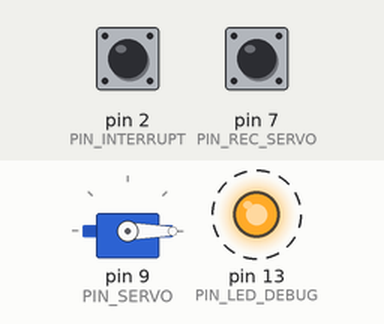
Simulated run of this sketch. Board: Arduino Uno, built with avr-gcc and run on an emulated ATmega328P. Parts: servo, output pins drawn as LEDs (lit = HIGH). Dashed ring = blinking. Inputs (shaded band) come from the test bench; at power-on: pin 7 (PIN_REC_SERVO) HIGH, pin 2 (PIN_INTERRUPT) LOW.

Above: at 1.7 s.
1.8 s: pin 7 (PIN_REC_SERVO) pulled LOW for 1 s
At 2.4 s:
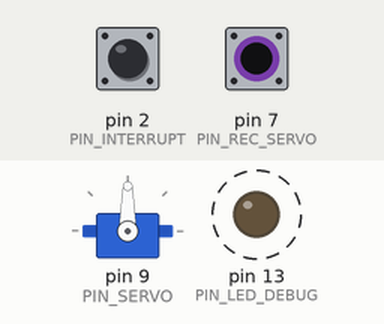
4.8 s: pin 7 (PIN_REC_SERVO) pulled LOW for 3.2 s
At 9.7 s:
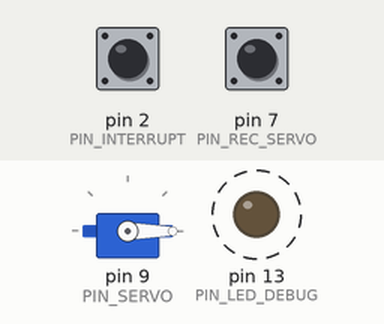
Timing chart, 0 to 15.5 s (numbered marks = the images above; inputs shaded):
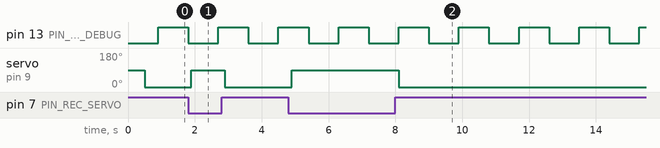

Measured:
- after the input at 1.8 s, servo on pin 9 (PIN_SERVO): 0° → 90° after 0.10 s, → 0° 1.0 s later
- after the input at 4.8 s, servo on pin 9 (PIN_SERVO): 0° → 90° after 0.10 s, → 0° 3.2 s later
- by itself, pin 13 (PIN_LED_DEBUG): alternates HIGH for 0.90 s and LOW for 0.90 s

The sketch:

ArdSecondary.ino
```cpp
// == Modules == //
#include "_config.h"
#include "System.h"


void setup() {
	SystemInit();
}

void loop() {
	System.run();
}
```

Thread.h
```cpp
/*
 	Thread.h - An runnable object

	Thread is responsable for holding the "action" for something,
	also, it responds if it "should" or "should not" run, based on
	the current time;

	For instructions, go to https://github.com/ivanseidel/ArduinoThread

	Created by Ivan Seidel Gomes, March, 2013.
	Released into the public domain.
*/

#ifndef Thread_h
#define Thread_h

#if defined(ARDUINO) && ARDUINO >= 100
	#include <Arduino.h>
#else
	#include <WProgram.h>
#endif

#include <inttypes.h>

/*
	Uncomment this line to enable ThreadName Strings.

	It might be usefull if you are loging thread with Serial,
	or displaying a list of threads...
*/
// #define USE_THREAD_NAMES	1

class Thread{
protected:
	// Desired interval between runs
	unsigned long interval;

	// Last runned time in Ms
	unsigned long last_run;

	// Scheduled run in Ms (MUST BE CACHED)
	unsigned long _cached_next_run;

	/*
		IMPORTANT! Run after all calls to run()
		Updates last_run and cache next run.
		NOTE: This MUST be called if extending
		this class and implementing run() method
	*/
	void runned(unsigned long time);

	// Default is to mark it runned "now"
	void runned() { runned(millis()); }

	// Callback for run() if not implemented
	void (*_onRun)(void);

public:

	// If the current Thread is enabled or not
	bool enabled;

	// ID of the Thread (initialized from memory adr.)
	int ThreadID;

	#ifdef USE_THREAD_NAMES
		// Thread Name (used for better UI).
		String ThreadName;
	#endif

	Thread(void (*callback)(void) = NULL, unsigned long _interval = 0);

	// Set the desired interval for calls, and update _cached_next_run
	virtual void setInterval(unsigned long _interval);

	// Return if the Thread should be runned or not
	virtual bool shouldRun(unsigned long time);

	// Default is to check whether it should run "now"
	bool shouldRun() { return shouldRun(millis()); }

	// Callback set
	void onRun(void (*callback)(void));

	// Runs Thread
	virtual void run();
};

#endif
```

ThreadController.h
```cpp
/*
 	ThreadController.h - Controlls a list of Threads with different timings

	Basicaly, what it does is to keep track of current Threads and run when
	necessary.

	ThreadController is an extended class of Thread, because of that,
	it allows you to add a ThreadController inside another ThreadController...

	For instructions, go to https://github.com/ivanseidel/ArduinoThread

	Created by Ivan Seidel Gomes, March, 2013.
	Released into the public domain.
*/

#ifndef ThreadController_h
#define ThreadController_h

#include "Thread.h"
#include "inttypes.h"

#define MAX_THREADS		15

class ThreadController: public Thread{
protected:
	Thread* thread[MAX_THREADS];
	int cached_size;
public:
	ThreadController(unsigned long _interval = 0);

	// run() Method is overrided
	void run();

	// Adds a thread in the first available slot (remove first)
	// Returns if the Thread could be added or not
	bool add(Thread* _thread);

	// remove the thread (given the Thread* or ThreadID)
	void remove(int _id);
	void remove(Thread* _thread);

	// Removes all threads
	void clear();

	// Return the quantity of Threads
	int size(bool cached = true);

	// Return the I Thread on the array
	// Returns NULL if none found
	Thread* get(int index);
};

#endif
```

IMU.cpp
```cpp
#include <Wire.h>
#include "ArduinoThread/Thread.h"
#include <MPU6050_6Axis_MotionApps20.h>

#include "_config.h"
#include "System.h"

#include "IMU.h"

volatile bool IMU::mpuInterrupt = false;
void IMU::dmpDataReady(){
  mpuInterrupt = true;
}

IMU::IMU(): Thread(){
}

bool IMU::initialize(){

  Wire.begin();
  Wire.setClock(400000); // 400kHz I2C clock. Comment this line if having compilation difficulties

  LOG(F("Initializing I2C devices...\n"));
  mpu.initialize();
  pinMode(PIN_INTERRUPT, INPUT);

  // verify connection
  LOG(F("Testing device connections...\n"));
  if(!mpu.testConnection())
    return false;

  // load and configure the DMP
  LOG(F("Initializing DMP...\n"));
  devStatus = mpu.dmpInitialize();

  // supply your own gyro offsets here, scaled for min sensitivity
  mpu.setXGyroOffset(220);
  mpu.setYGyroOffset(76);
  mpu.setZGyroOffset(-85);
  mpu.setZAccelOffset(1788); // 1688 factory default for my test chip

  mpu.setDLPFMode(3); // set Low Pass Filter

  // make sure it worked (returns 0 if so)
  if (devStatus == 0) {
      // turn on the DMP, now that it's ready
      LOG(F("Enabling DMP...\n"));
      mpu.setDMPEnabled(true);

      // enable Arduino interrupt detection
      LOG(F("Enabling interrupt detection (Arduino external interrupt 0)...\n"));
      attachInterrupt(digitalPinToInterrupt(PIN_INTERRUPT), dmpDataReady, RISING);
      mpuIntStatus = mpu.getIntStatus();

      // set our DMP Ready flag so the main loop() function knows it's okay to use it
      LOG(F("DMP ready! Waiting for first interrupt...\n"));
      dmpReady = true;

      // get expected DMP packet size for later comparison
      packetSize = mpu.dmpGetFIFOPacketSize();
  } else {
      // ERROR!
      // 1 = initial memory load failed
      // 2 = DMP configuration updates failed
      // (if it's going to break, usually the code will be 1)
      LOG(F("DMP Initialization failed (code "));
      LOG(devStatus);
      LOG(F(")\n"));
  }


  return dmpReady;
}

bool IMU::shouldRun(unsigned long time){

  if(!Thread::shouldRun(time))
    return false;

  // wait for MPU interrupt or extra packet(s) available
  if(!mpuInterrupt && fifoCount < packetSize)
    return false;

  // reset interrupt flag and get INT_STATUS byte
  mpuInterrupt = false;
  mpuIntStatus = mpu.getIntStatus();

  // get current FIFO count
  fifoCount = mpu.getFIFOCount();

  return true;
}

void IMU::run(){

  // check for overflow (this should never happen unless our code is too inefficient)
  if ((mpuIntStatus & 0x10) || fifoCount == 1024) {
      // reset so we can continue cleanly
      mpu.resetFIFO();
      LOG(F("FIFO overflow!\n"));

      // blink LED to indicate activity
      thread_mpuRunning.setInterval(200);

  // otherwise, check for DMP data ready interrupt (this should happen frequently)
  }else if (mpuIntStatus & 0x02) {
    // wait for correct available data length, should be a VERY short wait
    while (fifoCount < packetSize) fifoCount = mpu.getFIFOCount();

    // read a packet from FIFO
    mpu.getFIFOBytes(fifoBuffer, packetSize);

    // track FIFO count here in case there is > 1 packet available
    // (this lets us immediately read more without waiting for an interrupt)
    fifoCount -= packetSize;

    // display Euler angles in degrees
    mpu.dmpGetQuaternion(&q, fifoBuffer);
    mpu.dmpGetGravity(&gravity, &q);
    mpu.dmpGetYawPitchRoll(ypr, &q, &gravity);


    // == extra implementation for OBR 2016 == //
    serial.print("Y");
    serial.print(int(ypr[0] * 180/M_PI));
    serial.print("R");
    serial.print(int(ypr[2] * 180/M_PI));
    serial.print("\n;");

    // LOG("ypr\t");
    // LOG(ypr[0] * 180/M_PI);
    // LOG("\t");
    // LOG(ypr[1] * 180/M_PI);
    // LOG("\t");
    // LOG(ypr[2] * 180/M_PI);
    // LOG("\n");

    // blink LED to indicate activity
    thread_mpuRunning.setInterval(900);
  }
}
```

IMU.h
```cpp
#pragma once

#include <Wire.h>
#include "ArduinoThread/Thread.h"
#include <I2Cdev.h>
#include <MPU6050_6Axis_MotionApps20.h>

#include "_config.h"

class IMU: public Thread{
private:
  MPU6050 mpu;

  // MPU control/status vars
  bool dmpReady = false;  // set true if DMP init was successful
  uint8_t mpuIntStatus;   // holds actual interrupt status byte from MPU
  uint8_t devStatus;      // return status after each device operation (0 = success, !0 = error)
  uint16_t packetSize;    // expected DMP packet size (default is 42 bytes)
  uint16_t fifoCount;     // count of all bytes currently in FIFO
  uint8_t fifoBuffer[64]; // FIFO storage buffer

  static volatile bool mpuInterrupt;     // indicates whether MPU interrupt pin has gone high
  static void dmpDataReady();

public:

  IMU();

  bool initialize();

  // Checks if the Thread should run (Time && Enabled && FIFO buffer)
  virtual bool shouldRun(unsigned long time);

  // Override the usual Run method
  virtual void run();

  // orientation/motion vars
  Quaternion q;           // [w, x, y, z]         quaternion container
  VectorFloat gravity;    // [x, y, z]            gravity vector
  float ypr[3];           // [yaw, pitch, roll]   yaw/pitch/roll container and gravity vector


};
```

SerialDecoding.cpp
```cpp
#include "ArduinoThread/Thread.h"
#include <SoftwareSerial.h>

#include "SerialDecoding.h"

#include "_config.h"
#include "System.h"

// == PUBLIC METHODS == //
SerialDecoding::SerialDecoding() : Thread(){
	setInterval(30);

	colStr = "";
	linStr = "";
	value = "";
	light = "";

	whatValue = DEF;
}

bool SerialDecoding::shouldRun(unsigned long time){

	if(!Thread::shouldRun(time))
		return false;

	if(serial.available())
		return true;
}

void SerialDecoding::run(){
	decode();

	runned();
}

// == PRIVATE METHODS == //
void SerialDecoding::decode(){

	// char inChar[20];	// no máximo 16 bytes devido ao LCD
	// serial.readBytesUntil(';', inChar, 2);

	// colStr = "";
	// linStr = "";
	// value = "";
	// light = "";
	// whatValue = DEF;

	// for(char i = 0; inChar[i] != '\n'; i++){

	// 	switch(inChar[i]){
	// 		case 'c':
	// 			whatValue = COL;
	// 			break;
	// 		case 'l':
	// 			whatValue = LIN;
	// 			break;
	// 		case '$':
	// 			whatValue = STR;
	// 			break;
	// 		case 'C':
	// 			lcd.clear();
	// 			break;
	// 		case 'L':
	// 			whatValue = LIGHT;
	// 			break;
	// 		default:
	// 			if(whatValue == COL)		colStr += inChar[i];
	// 			else if(whatValue == LIN)	linStr += inChar[i];
	// 			else if(whatValue == STR)	value  += inChar[i];
	// 			else if(whatValue == LIGHT)	light  += inChar[i];

	// 	}
	// }

	// if(whatValue == LIGHT)
	// 	lcd.setBacklight(light.toInt());
	// else if(whatValue != DEF){
	// 	lcd.setCursor(colStr.toInt(), linStr.toInt());
	// 	lcd.print(value);
	// }

	// char inChar = (char)serial.read();

	// if(inChar == '\n'){
	// 	if(whatValue == STR){
	// 		lcd.setCursor(colStr.toInt(), linStr.toInt());
	// 		lcd.print(value);
	// 	}else if(whatValue == LIGHT){
	// 		lcd.setBacklight(light.toInt());
	// 	}

	// 	colStr = "";
	// 	linStr = "";
	// 	value = "";
	// 	light = "";

	// 	whatValue = DEF;

	// }else{
	// 	switch(inChar){
	// 		case 'c':
	// 			whatValue = COL;
	// 			break;
	// 		case 'l':
	// 			whatValue = LIN;
	// 			break;
	// 		case '$':
	// 			whatValue = STR;
	// 			break;
	// 		case 'C':
	// 			lcd.clear();
	// 			break;
	// 		case 'L':
	// 			whatValue = LIGHT;
	// 			break;
	// 		default:
	// 			if(whatValue == COL)		colStr += inChar;
	// 			else if(whatValue == LIN)	linStr += inChar;
	// 			else if(whatValue == STR)	value  += inChar;
	// 			else if(whatValue == LIGHT)	light  += inChar;

	// 	}
	// }

}
```

SerialDecoding.h
```cpp
#pragma once

#include "ArduinoThread/Thread.h"
#include <SoftwareSerial.h>
#include "LiquidCrystalI2C/LiquidCrystal_I2C.h"

#include "_config.h"
#include "System.h"

enum{
	DEF = 0, // default
	COL,
	LIN,
	STR,
	LIGHT
};

class SerialDecoding : public Thread{
private:
	String colStr;
	String linStr;
	String value;
	String light;
	byte whatValue;

	void decode();

public:
	SerialDecoding();

	// Checks if the Thread should run (Time && Serial available)
	virtual bool shouldRun(unsigned long time);

	// Override the Run method
	virtual void run();
};
```

System.cpp
```cpp
// == Libraries == //
#include <Wire.h>
#include <SoftwareSerial.h>
#include <Servo.h>

#include "ArduinoThread/Thread.h"
#include "ArduinoThread/ThreadController.h"
#include "LiquidCrystalI2C/LiquidCrystal_I2C.h"


// == Modules == //
#include "_config.h"
#include "System.h"
#include "IMU.h"
#include "SerialDecoding.h"

// == Instances == //
ThreadController System;
SoftwareSerial serial(PIN_RX, PIN_TX);

IMU* MPU;
SerialDecoding decode;

Servo servo;

// LiquidCrystal_I2C lcd(LCD_ADR, LCD_EN, LCD_RW, LCD_RS,
// 					  LCD_D4, LCD_D5, LCD_D6, LCD_D7,
// 					  LCD_LIGHT, POSITIVE);

Thread thread_moveServo;
void moveServo();

Thread sendMPU;
void sendAxis();

Thread thread_mpuRunning;
void ledMPU();

void SystemInit(){
	// Initialize Communication Serial
	serial.begin(SERIAL_SPEED);
	sBegin(SERIAL_SPEED);

	// Initialize I2C
	Wire.begin();

	pinMode(PIN_LED_DEBUG, OUTPUT);
	pinMode(PIN_REC_SERVO, INPUT_PULLUP);
	servo.attach(PIN_SERVO);


	// Initialize LCD
	// lcd.begin(16, 2);

	// Initialize MPU
	MPU = new IMU();
	MPU->initialize();
	MPU->setInterval(5);

	// Set Thread to send MPU by serial
	sendMPU.setInterval(10);
	sendMPU.onRun(sendAxis);

	thread_mpuRunning.setInterval(900);
	thread_mpuRunning.onRun(ledMPU);

	thread_moveServo.setInterval(200);
	thread_moveServo.onRun(moveServo);

	// Add Threads to System
	System.add(MPU);
	System.add(&thread_mpuRunning);
	System.add(&thread_moveServo);
	// System.add(&decode);
	// System.add(&sendMPU);
}


bool ledState = false;
void ledMPU(){
	// Blink
	ledState = !ledState;
	digitalWrite(PIN_LED_DEBUG, ledState);
}

void moveServo(){
	if(digitalRead(PIN_REC_SERVO))
		servo.write(0);
	else
		servo.write(90);

}

void sendAxis(){
}
```

System.h
```cpp
#pragma once

#include <Servo.h>

#include <Wire.h>
#include <SoftwareSerial.h>
#include "ArduinoThread/Thread.h"
#include "ArduinoThread/ThreadController.h"
#include "LiquidCrystalI2C/LiquidCrystal_I2C.h"


#include "_config.h"

extern ThreadController System;
extern SoftwareSerial	serial;
extern LiquidCrystal_I2C lcd;

extern Thread thread_mpuRunning;

extern Servo servo;

void SystemInit();
```

_config.h
```cpp
#pragma once

// == Pins == //
#define PIN_RX			4
#define PIN_TX			5
#define PIN_INTERRUPT	2
#define PIN_LED_DEBUG	13

#define PIN_SERVO		9
#define PIN_REC_SERVO	7

// == Pins LCD == //
#define	LCD_ADR		0x27
#define	LCD_EN		0x02
#define	LCD_RW		0x01
#define	LCD_RS		0x00
#define	LCD_D4		0x04
#define	LCD_D5		0x05
#define	LCD_D6		0x06
#define	LCD_D7		0x07
#define	LCD_LIGHT	0x03


// == Serial == //
#define SERIAL_SPEED	38400

// #define DEBUG			// un/comment to enable/disable Serial
#ifdef DEBUG
	#define LOG 		Serial.print
	#define sBegin		Serial.begin
#else
	#define LOG
	#define sBegin
#endif
```
